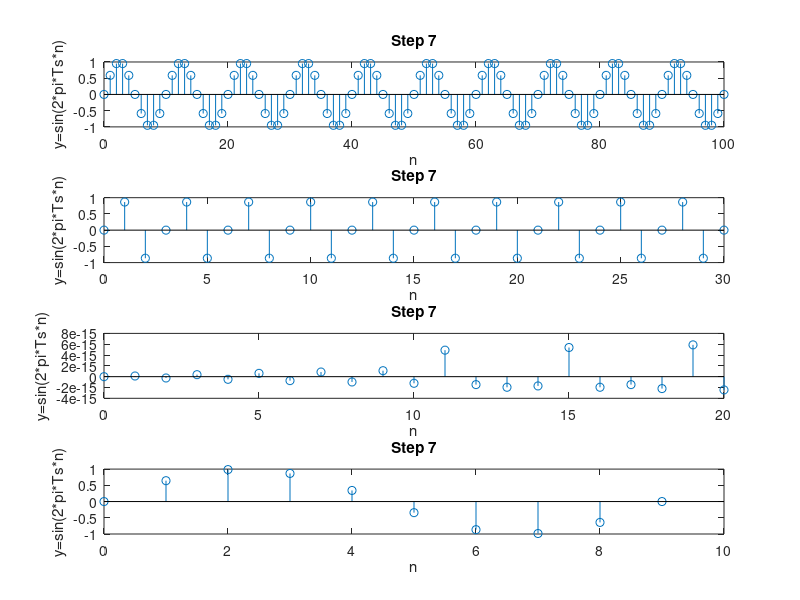

This figure's MATLAB source:
%Plots of sin(2*pi*Ts*n)
Ts=1/10;
n=0:100;
x=sin(2*pi*Ts*n);
subplot(4,1,1)
axis([0,100,-1,1])
stem(n,x)
title('Step 7')
ylabel('y=sin(2*pi*Ts*n)')
xlabel('n')

Ts=1/3;
n=0:30;
x=sin(2*pi*Ts*n);
subplot(4,1,2)
%axis([0,30,-1,1])
stem(n,x)
title('Step 7')
ylabel('y=sin(2*pi*Ts*n)')
xlabel('n')

Ts=1/2;
n=0:20;
x=sin(2*pi*Ts*n);
subplot(4,1,3)
%axis([0,20,-1,1])
stem(n,x)
title('Step 7')
ylabel('y=sin(2*pi*Ts*n)')
xlabel('n')

Ts=10/9;
n=0:9;
x=sin(2*pi*Ts*n);
subplot(4,1,4)
%axis([0,9,-1,1])
stem(n,x)
title('Step 7')
ylabel('y=sin(2*pi*Ts*n)')
xlabel('n')